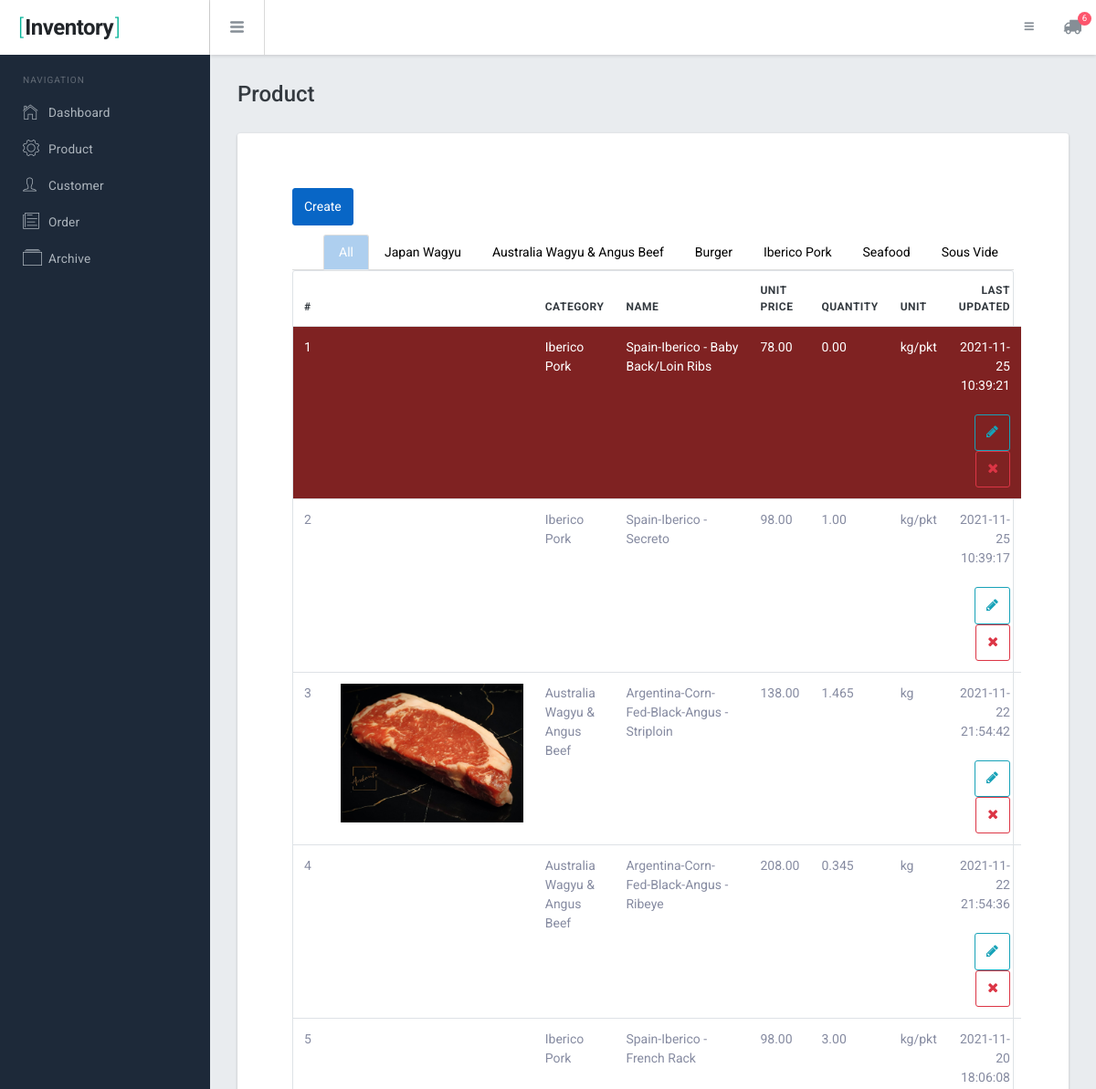
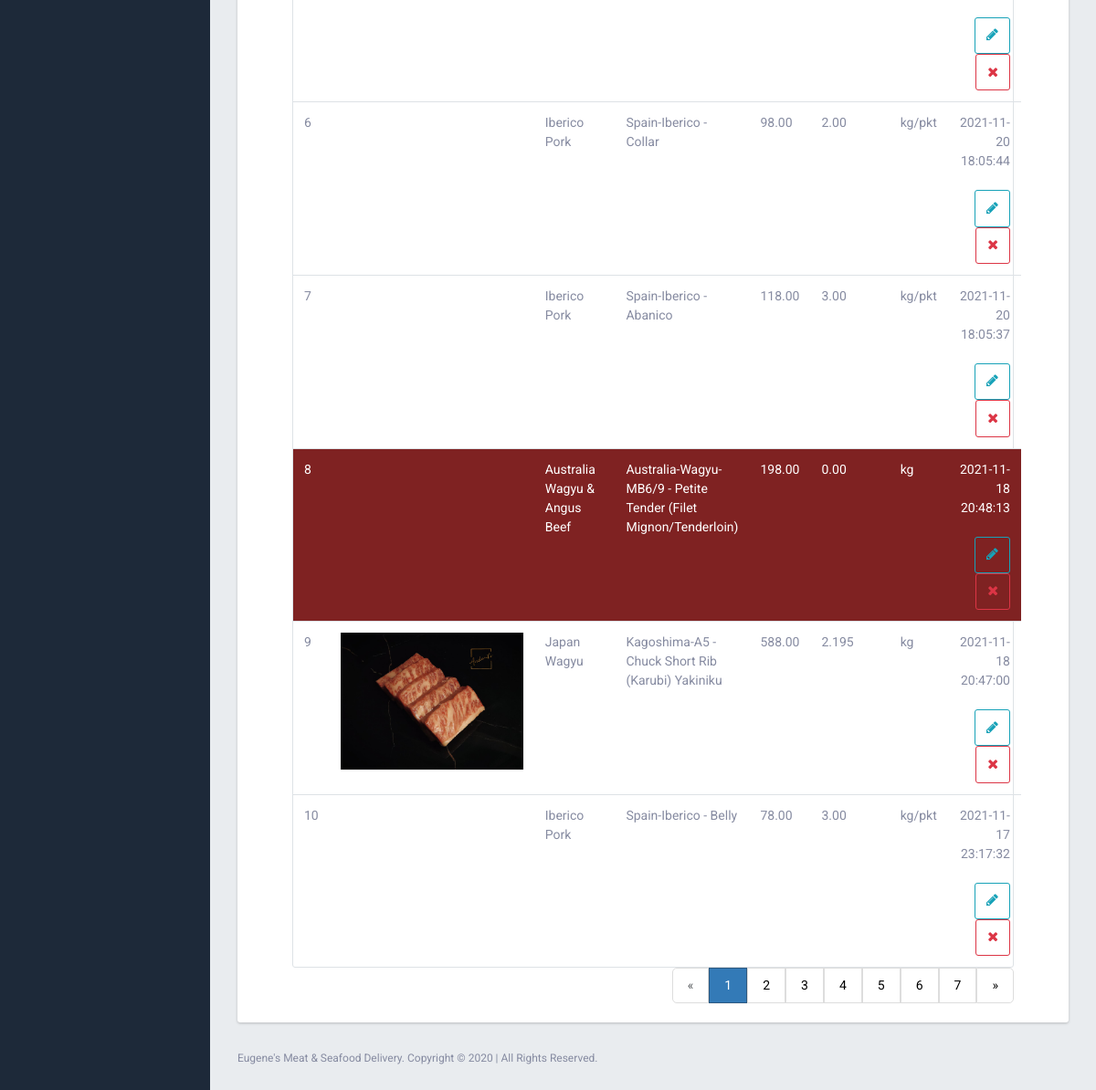
/public_html/ec/product.php (signed in), run on the app's committed database (2 pictures, top to bottom).
### tables this page shows
CREATE TABLE `ec_categories` (
  `id` bigint(20) UNSIGNED NOT NULL,
  `name` varchar(255) DEFAULT NULL,
  `created_datetime` datetime DEFAULT NULL,
  `created_by_admin_id` bigint(20) UNSIGNED DEFAULT NULL
);

CREATE TABLE `ec_products` (
  `id` bigint(20) UNSIGNED NOT NULL,
  `name` varchar(255) DEFAULT NULL,
  `category` bigint(20) UNSIGNED DEFAULT NULL,
  `unit_price` decimal(65,0) UNSIGNED DEFAULT NULL,
  `unit` bigint(20) DEFAULT NULL,
  `quantity` float DEFAULT NULL,
  `total_price` float DEFAULT NULL,
  `photo` varchar(255) DEFAULT NULL,
  `status` int(1) DEFAULT 1,
  `created_datetime` datetime DEFAULT NULL,
  `last_updated` datetime DEFAULT NULL
);

CREATE TABLE `units` (
  `id` bigint(20) NOT NULL,
  `name` varchar(20) DEFAULT NULL
);

### public_html/ec/php/func/func_database_connection.php (called while the page is built, shortened)
<?php
function run_query($query, $info = false){
    $conn = new mysqli($GLOBALS['server_hostname'],$GLOBALS['server_username'],$GLOBALS['server_password'],$GLOBALS['server_db_name']);
    $result = $conn->query($query);
    if (gettype($result) != 'boolean'){
        if ($result->num_rows > 0){
            $i = 0;
            while ($row = $result->fetch_assoc()){
                $info[$i] = $row;
                $i++;
            }
        }
    }
    return $info;
}
?>

### public_html/ec/php/func/func_number_format.php (called while the page is built, shortened)
<?php
function nf_view_currency($v){
    $amount = number_format($v / 100000, 5,'.',"");
    $decimals = explode('.', $amount)[1];
    $loops = strlen($decimals);
    for ($i = $loops; $i > 0; $i--){
        if ($i > 2){
            if ($decimals[$i - 1] == 0){
                $amount = substr($amount, 0, -1);
            } else {
                $i = 0;
            }
        }
    }
    return $amount;
}
?>

### public_html/ec/product.php (the view, shortened to what this page needs)
<?php require_once 'php/req/header.php'; ?>
<?php
  $pageTitle ="Product";
  $categories = run_query("select * from ec_categories order by created_datetime desc");
?>
    <div class="br-mainpanel">
      <div class="pd-x-20 pd-sm-x-30 pd-t-20 pd-sm-t-30">
        <h4 class="tx-gray-800 mg-b-5"><?php echo $pageTitle; ?></h4>
      </div>
      <div class="br-pagebody">
        <div class="br-section-wrapper">
          <div class = "row" style="margin:0px;">
            <div class="col-2" style="padding:0px;">
              <a href="product_new.php" type="button" id="btnCreate" class="btn btn-primary mg-b-10">Create</a>
            </div>
          </div>
          <ul class="nav nav-tabs justify-content-end">
            <li class="nav-item">
              <a class="nav-link <?php if($_COOKIE["currentProductCat"] == 0){echo "active";}?>" href="javascript:setCookie('currentProductCat','0','30');window.location.href='product.php';">All</a>
            </li>
            <?php
              foreach($categories as $category){
            ?>
                <li class="nav-item">
                  <a class="nav-link <?php if($_COOKIE["currentProductCat"] == $category['id']){echo "active";}?>" href="javascript:setCookie('currentProductCat','<?php echo $category['id'];?>','30');window.location.href='product.php';"><?php echo $category['name'];?></a>
                </li>
            <?php
              }
            ?>
          </ul>
          <div class="bd bd-gray-300 rounded table-responsive">
          <?php
            $totalProducts = run_query("select * from ec_products");
            $pageAmount = floor(sizeof($totalProducts)/10);
            $pageNo = 1;
            $col3="CATEGORY";
            $col4="NAME";
          ?>
            <table class="table table-hover mg-b-0">
              <thead>
                <tr>
                  <th>#</th>
                  <th style="width:30%;"></th>
                  <th><?php echo $col3; ?></th>
                  <th><?php echo $col4; ?></th>
                  <th>UNIT PRICE</th>
                  <th>QUANTITY</th>
                  <th>UNIT</th>
                  <th style="text-align:right">Last Updated</th>
                </tr>
              </thead>
              <tbody>
                <?php
                    if ($totalProducts){
                      $count = 0;
                      $product = [];
                      if($_COOKIE['currentProductCat']>0){
                        $products = run_query("select * from ec_products where category=".$_COOKIE['currentProductCat']." ORDER BY last_updated desc limit ".(($pageNo-1)*10).", 10");
                      }
                      else{
                        $products = run_query("select * from ec_products ORDER BY last_updated desc limit ".(($pageNo-1)*10).", 10");
                      }
                      if($products){
                        foreach ($products as $product_k=>$product_v){
                            $category = run_query("select * from ec_categories where id =".$product_v['category']."")[0];
                            array_push($product,$product_v);
                            $count++;
                            ?>
                                <tr <?php if(nf_view_currency($product_v['quantity']) == 0){
                                  echo "class='noStock'";
                                }?>>
                                    <td><?php echo $count+(($pageNo-1)*10); ?></td>
                                    <td><img src="<?php echo $product_v['photo'].'?'.uniqid().rand(); ?>" alt="" width="200"></td>
                                    <td><?php echo $category['name']?></td>
                                    <td><?php echo $product_v['name']; ?></td>
                                    <td><?php echo nf_view_currency($product_v['unit_price']); ?></td>
                                    <?php
                                      $unit = run_query("select * from units where id = ".$product_v['unit']."")[0];
                                    ?>
                                    <td><?php echo nf_view_currency($product_v['quantity']); ?></td>
                                    <td><?php echo $unit['name']; ?></td>
                                    <td style="text-align:right"><?php echo $product_v['last_updated']; ?>
                                      <br><br>
                                      <button class="btn btn-outline-info" onclick="edit('<?php echo $product[$count-1]['id']; ?>')" style="cursor:pointer;">
                                        <i class="fa fa-pencil" style="font-size:15px"></i>
                                      </button>
                                      <button class="btn btn-outline-danger" onclick="confirmDelete('<?php echo $product[$count-1]['name']; ?>', '<?php echo $product[$count-1]['id']; ?>')" style="cursor:pointer;">
                                        <i class="fa fa-close" style="font-size:15px"></i>
                                      </button>
                                    </td>
                                </tr>
                            <?php
                        }
                      }
                    }
                  ?>
              </tbody>
            </table>
          </div>
          <div class="pagination" id="page" style="float:right">
            <?php
              if($pageNo == 1){
              ?>
              <a class="disabled">&laquo;</a>
              <?php
                } else{
              ?>
              <a href="product.php?page=<?php echo $pageNo-1; ?>">&laquo;</a>
              <?php
              }
            ?>
            <?php
              for ($page = 1; $page <= $pageAmount; $page++){
            ?>
            <?php
              if($page == $pageNo){ ?>
                <a href='product.php?page=<?php echo $page ?>' class="active"><?php echo $page; ?></a>
            <?php
              }
              else{ ?>
              <a href='product.php?page=<?php echo $page ?>'><?php echo $page;?></a>
              <?php
              }
              ?>
            <?php
              }
            ?>
            <?php
              if($pageNo == $pageAmount){
              ?>
              <a class="disabled">&raquo;</a>
              <?php
                } else{
              ?>
              <a href="product.php?page=<?php echo $pageNo+1;?>">&raquo;</a>
              <?php
              }
            ?>
          </div>
        </div>
      </div>
<?php require_once 'php/req/footer.php'; ?>

### public_html/ec/php/req/header.php (shortened to what this page needs)
<?php
$currentDate = new DateTime($current_datetime);
$upcomingDays = $currentDate->modify("+3 day");
$upcomingDays = $upcomingDays->format("Y-m-d H:i:s");
$upcomingDeliveries = run_query("select * from ec_orders where delivery_status=0 and delivery_date <= '".$upcomingDays."' order by delivery_date desc");
?>
<!DOCTYPE html>
<html lang="en">
  <head>
    <link href="lib/font-awesome/css/font-awesome.css" rel="stylesheet">
    <link href="lib/Ionicons/css/ionicons.css" rel="stylesheet">
    <link href="lib/perfect-scrollbar/css/perfect-scrollbar.css" rel="stylesheet">
    <link href="lib/jquery-switchbutton/jquery.switchButton.css" rel="stylesheet">
    <link href="lib/rickshaw/rickshaw.min.css" rel="stylesheet">
    <link rel="stylesheet" href="https://cdn.jsdelivr.net/chartist.js/latest/chartist.min.css">
    <link rel="stylesheet" href="lib/css/bracket.css">
    <link rel="stylesheet" href="lib/css/pagination.css">
  </head>
  <body>
    <div class="br-logo"><a href=""><span>[</span>Inventory<span>]</span></a></div>
    <div class="br-sideleft overflow-y-auto">
      <label class="sidebar-label pd-x-15 mg-t-20">Navigation</label>
      <div class="br-sideleft-menu" id="sideMenu">
        <a href="index.php" class="br-menu-link" id="dashboard">
          <div class="br-menu-item">
            <i class="menu-item-icon icon ion-ios-home-outline tx-22"></i>
            <span class="menu-item-label">Dashboard</span>
          </div>
        </a>
        <a href="product.php" class="br-menu-link" id="product">
          <div class="br-menu-item">
            <i class="menu-item-icon icon ion-ios-gear-outline tx-24"></i>
            <span class="menu-item-label">Product</span>
          </div>
        </a>
        <a href="customer.php" class="br-menu-link" id="customer">
          <div class="br-menu-item">
            <i class="menu-item-icon icon ion-ios-person-outline tx-24"></i>
            <span class="menu-item-label">Customer</span>
          </div>
        </a>
        <a href="order.php" class="br-menu-link" id="order">
          <div class="br-menu-item">
            <i class="menu-item-icon icon ion-ios-paper-outline tx-24"></i>
            <span class="menu-item-label">Order</span>
          </div>
        </a>
        <a href="archive.php?month=<?php echo $_COOKIE['archiveMonth'];?>&year=<?php echo $_COOKIE['archiveYear'];?>" class="br-menu-link" id="archive">
          <div class="br-menu-item">
            <i class="menu-item-icon icon ion-ios-albums-outline tx-24"></i>
            <span class="menu-item-label">Archive</span>
          </div>
        </a>
      </div>
      <br>
    </div>
    <div class="br-header">
      <div class="br-header-left">
        <div class="navicon-left hidden-md-down"><a id="btnLeftMenu" href=""><i class="icon ion-navicon-round"></i></a></div>
      </div>
      <div class="br-header-right">
        <nav class="nav">
          <div class="dropdown">
            <a href="" class="nav-link nav-link-profile" data-toggle="dropdown">
              <span class="logged-name hidden-md-down"><?php echo $user_data['username']; ?></span><i class="icon ion-navicon-round"></i>
            </a>
          </div>
          <div class="dropdown">
            <a href="" class="nav-link nav-link-profile icon-area" data-toggle="dropdown">
              <i class="fa fa-truck" style="font-size:20px;"></i>
              <span class="notify d-flex align-items-center justify-content-center" <?php if(!$upcomingDeliveries){echo "style='visibility:hidden'";}?>><?php echo sizeof($upcomingDeliveries);?></span>
            </a>
          </div>
        </nav>
      </div>
    </div>

### public_html/ec/php/req/footer.php (shortened to what this page needs)
      <footer class="br-footer">
        <div class="footer-left">
          <div class="mg-b-2">Eugene's Meat & Seafood Delivery. Copyright &copy; 2020 | All Rights Reserved.</div>
        </div>
      </footer>
    </div>
  </body>
</html>

### public_html/ec/php/req/header.php (style rules this page uses)
.icon-area .notify { font-size: .6rem; position: absolute; top: 2px; right: 5px; width: 15px; height: 15px; color: #fff; background-color: #fd556d; border-radius: 50%; }

### public_html/ec/product.php (style rules this page uses)
.noStock { background-color:#7f2222!important; color:white!important; }
.nav-tabs .nav-link { color:black!important; }
.nav-tabs .nav-link.active { background-color:#aecfef !important; color:white!important; }

### data on the page
ec_categories: name "Japan Wagyu"
ec_categories: name "Australia Wagyu & Angus Beef"
ec_categories: name "Burger"
ec_categories: name "Iberico Pork"
ec_categories: name "Seafood"
ec_categories: name "Sous Vide"
ec_products: pageNo "1", ec_categories.name "Iberico Pork", name "Spain-Iberico - Baby Back/Loin Ribs", unit_price "78.00", quantity "0.00", units.name "kg/pkt", last_updated "2021-11-25 10:39:21"
ec_products: pageNo "2", ec_categories.name "Iberico Pork", name "Spain-Iberico - Secreto", unit_price "98.00", quantity "1.00", units.name "kg/pkt", last_updated "2021-11-25 10:39:17"
ec_products: pageNo "3", photo (picture), ec_categories.name "Australia Wagyu & Angus Beef", name "Argentina-Corn-Fed-Black-Angus - Striploin", unit_price "138.00", quantity "1.465", units.name "kg", last_updated "2021-11-22 21:54:42"
ec_products: pageNo "4", ec_categories.name "Australia Wagyu & Angus Beef", name "Argentina-Corn-Fed-Black-Angus - Ribeye", unit_price "208.00", quantity "0.345", units.name "kg", last_updated "2021-11-22 21:54:36"
ec_products: pageNo "5", ec_categories.name "Iberico Pork", name "Spain-Iberico - French Rack", unit_price "98.00", quantity "3.00", units.name "kg/pkt", last_updated "2021-11-20 18:06:08"
ec_products: pageNo "6", ec_categories.name "Iberico Pork", name "Spain-Iberico - Collar", unit_price "98.00", quantity "2.00", units.name "kg/pkt", last_updated "2021-11-20 18:05:44"
ec_products: pageNo "7", ec_categories.name "Iberico Pork", name "Spain-Iberico - Abanico", unit_price "118.00", quantity "3.00", units.name "kg/pkt", last_updated "2021-11-20 18:05:37"
ec_products: pageNo "8", ec_categories.name "Australia Wagyu & Angus Beef", name "Australia-Wagyu-MB6/9 - Petite Tender (Filet Mignon/Tenderloin)", unit_price "198.00", quantity "0.00", units.name "kg", last_updated "2021-11-18 20:48:13"
ec_products: pageNo "9", photo (picture), ec_categories.name "Japan Wagyu", name "Kagoshima-A5 - Chuck Short Rib (Karubi) Yakiniku", unit_price "588.00", quantity "2.195", units.name "kg", last_updated "2021-11-18 20:47:00"
ec_products: pageNo "10", ec_categories.name "Iberico Pork", name "Spain-Iberico - Belly", unit_price "78.00", quantity "3.00", units.name "kg/pkt", last_updated "2021-11-17 23:17:32"

### other printed values
sizeof($upcomingDeliveries) "6"
$pageTitle "Product"
$col3 "CATEGORY"
$col4 "NAME"
